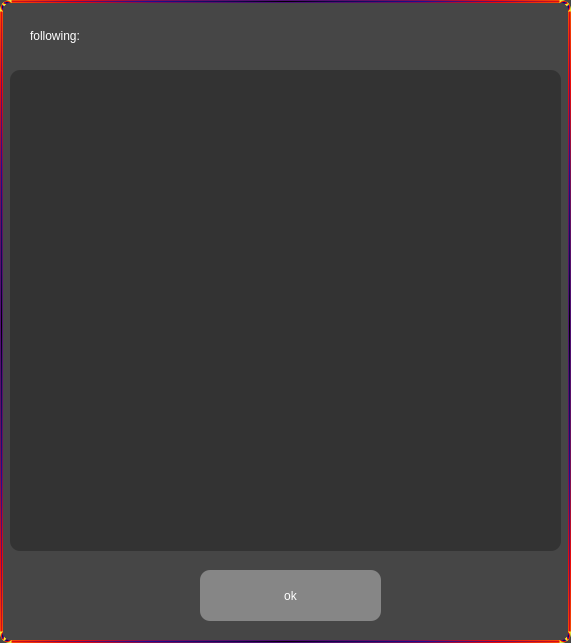
<?xml version="1.0" encoding="UTF-8"?>
<ui version="4.0">
 <class>followings</class>
 <widget class="QDialog" name="followings">
  <property name="geometry">
   <rect>
    <x>0</x>
    <y>0</y>
    <width>571</width>
    <height>643</height>
   </rect>
  </property>
  <property name="windowTitle">
   <string>Dialog</string>
  </property>
  <property name="styleSheet">
   <string notr="true">background-color: rgb(70, 70, 70);
color: rgb(255, 255, 255);
border-radius: 10px;
font: 25 12pt &quot;Microsoft JhengHei UI Light&quot;;
border-width: 3px;
border-style: solid;
border-color: qradialgradient(spread:pad, cx:0.5, cy:0.5, radius:0.769, fx:0.5, fy:0.505682, stop:0 rgba(0, 0, 0, 255), stop:0.113636 rgba(14, 8, 73, 255), stop:0.323864 rgba(28, 17, 145, 255), stop:0.539773 rgba(126, 14, 81, 255), stop:0.659091 rgba(234, 11, 11, 255), stop:0.772727 rgba(244, 70, 5, 255), stop:0.875 rgba(255, 139, 0, 255), stop:1 rgba(239, 236, 55, 255))
</string>
  </property>
  <widget class="QListWidget" name="listWidget">
   <property name="geometry">
    <rect>
     <x>10</x>
     <y>70</y>
     <width>551</width>
     <height>481</height>
    </rect>
   </property>
   <property name="styleSheet">
    <string notr="true">border-width: 0px;background-color: rgb(51, 51, 51);
font: 28pt &quot;Microsoft YaHei UI&quot;;</string>
   </property>
  </widget>
  <widget class="QPushButton" name="ok">
   <property name="geometry">
    <rect>
     <x>200</x>
     <y>570</y>
     <width>181</width>
     <height>51</height>
    </rect>
   </property>
   <property name="styleSheet">
    <string notr="true">background-color: rgb(134, 134, 134);
border-width: 0px;</string>
   </property>
   <property name="text">
    <string>ok</string>
   </property>
  </widget>
  <widget class="QLabel" name="label">
   <property name="geometry">
    <rect>
     <x>30</x>
     <y>10</y>
     <width>231</width>
     <height>51</height>
    </rect>
   </property>
   <property name="styleSheet">
    <string notr="true">border-width: 0px;</string>
   </property>
   <property name="text">
    <string>following:</string>
   </property>
  </widget>
 </widget>
 <resources/>
 <connections/>
</ui>
